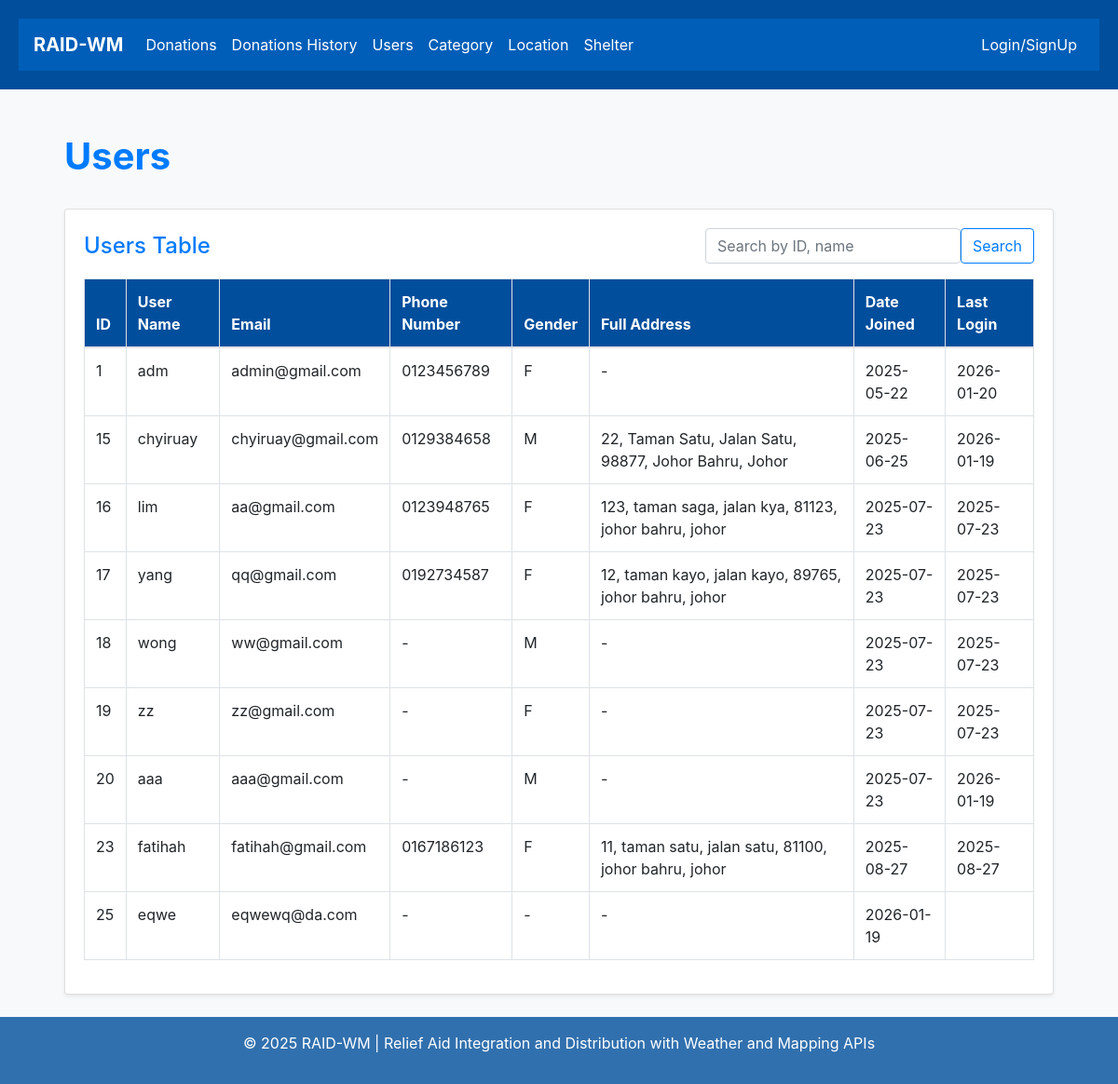
Before: /main/ with the older database file.
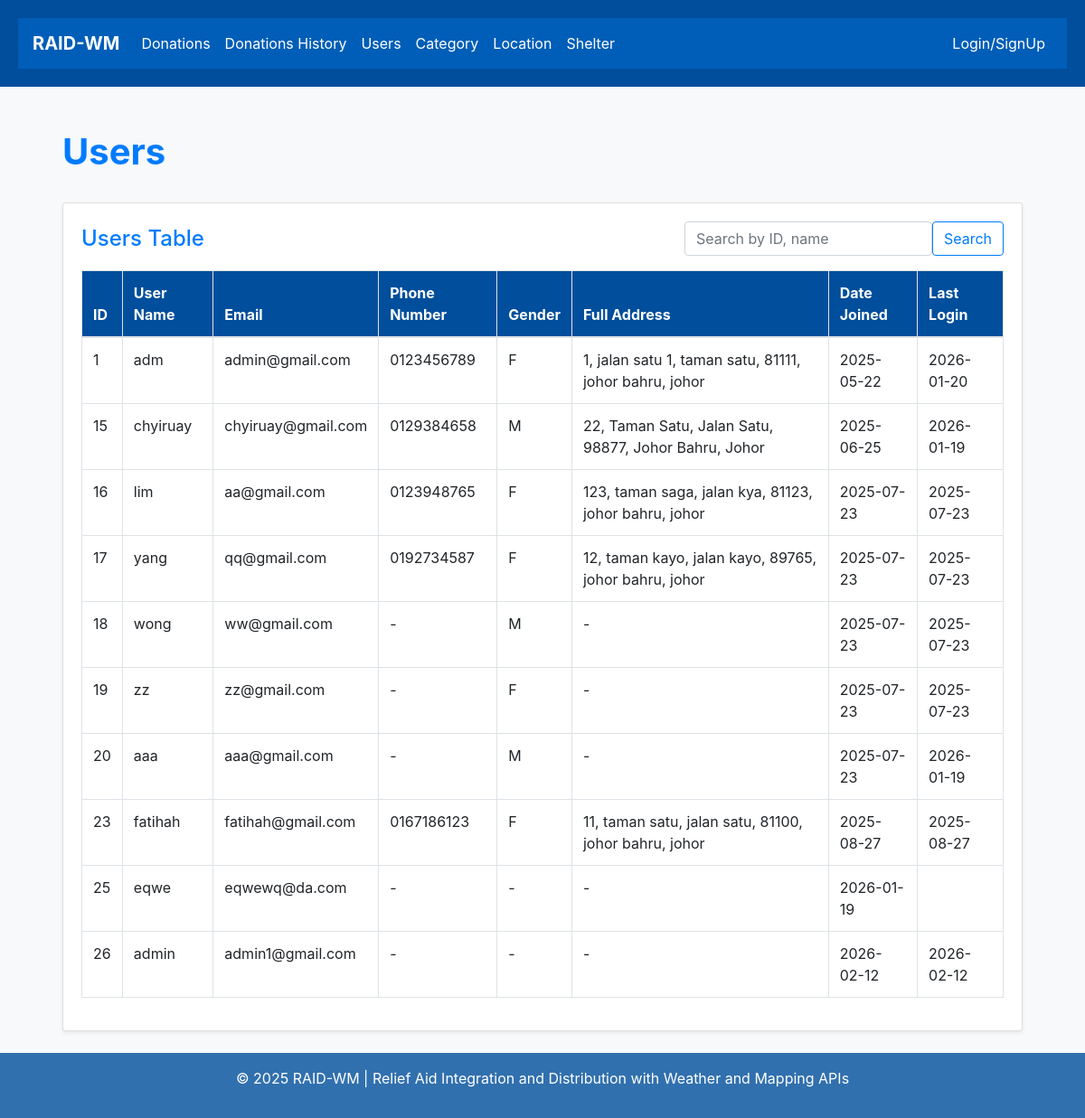
After: the same page with the newer database file.
### members/models.py (models this page shows, shortened)
class CustomUser(AbstractUser):
    house_number = models.CharField(max_length=20, blank=True, null=True)
    street_name = models.CharField(max_length=100, blank=True, null=True)
    residential_area = models.CharField(max_length=100, blank=True, null=True)
    postcode = models.CharField(max_length=10, blank=True, null=True)
    city = models.CharField(max_length=100, blank=True, null=True)
    state = models.CharField(max_length=100, blank=True, null=True)
    def full_address(self):
        parts = [
            self.house_number,
            self.street_name,
            self.residential_area,
            self.postcode,
            self.city,
            self.state
        ]
        return ', '.join([part for part in parts if part])
    phone_number = models.CharField(max_length=20, blank=True)
    gender = models.CharField(max_length=10, choices=[('M', 'Male'), ('F', 'Female')], blank=True)
    is_employee = models.BooleanField(default=False)
    email = models.EmailField(unique=True)

### members/views.py (the view)
# urls.py: path("main/", views.user_list, name="users"),
def user_list(request):
    query = request.GET.get('q')
    if query:
        myusers = CustomUser.objects.filter(
            Q(id__iexact=query) |
            Q(username__icontains=query)
        )
    else:
        myusers = CustomUser.objects.all()
    return render(request, 'user/user.html', {
        'myusers': myusers,
        'query': query,
        })

### members/templates/user/user.html (shortened to what this page needs)
{% extends "master.html" %}
{% block content %}
<div class="container-fluid mt-4 px-4">
    <div class="d-flex justify-content-between align-items-center mb-4">
        <h1 class="text-primary font-weight-bold">Users</h1>
    </div>
    <div class="card shadow-sm mb-4">
        <div class="card-body">
            <div class="d-flex justify-content-between align-items-center flex-wrap mb-3">
                <h4 class="card-title mb-0 text-primary">Users Table</h4>
                <form method="get" action="" class="d-flex">
                    <input type="text" name="q" class="form-control me-2" placeholder="Search by ID, name" value="{{ query|default:'' }}">
                    <button type="submit" class="btn btn-outline-primary">Search</button>
                </form>
            </div>
            {% if myusers %}
            <div class="table-responsive">
                <table class="table table-bordered table-hover w-100">
                    <thead style="background-color: #004e9c; color: white;">
                        <tr>
                        <th>ID</th>
                        <th>User Name</th>
                        <th>Email</th>
                        <th>Phone Number</th>
                        <th style=>Gender</th>
                        <th style="white-space: nowrap;">Full Address</th>
                        <th>Date Joined</th>
                        <th>Last Login</th>
                        </tr>
                    </thead>
                    <tbody>
                        {% for u in myusers %}
                        <tr>
                            <td>{{ u.id }}</td>
                            <td>{{ u.username }}</td>
                            <td>{{ u.email }}</td>
                            <td>{{ u.phone_number|default:"-" }}</td>
                            <td>{{ u.gender|default:"-" }}</td>
                            <td>{{ u.full_address|default:"-" }}</td>
                            <td>{{ u.date_joined|date:"Y-m-d" }}</td>
                            <td>{{ u.last_login|date:"Y-m-d" }}</td>
                        </tr>
                        {% endfor %}
                    </tbody>
                </table>
            </div>
            {% else %}
            <div class="alert alert-info">No users found.</div>
            {% endif %}
        </div>
    </div>
</div>
{% endblock %}

Changed rows visible on the page:
changed CustomUser "adm": full_address "-" → "1, jalan satu 1, taman satu, 81111, johor bahru, johor"
added CustomUser: id "26", username "admin", email "admin1@gmail.com", phone_number "-", gender "-", full_address "-", date_joined "2026-02-12", last_login "2026-02-12"
